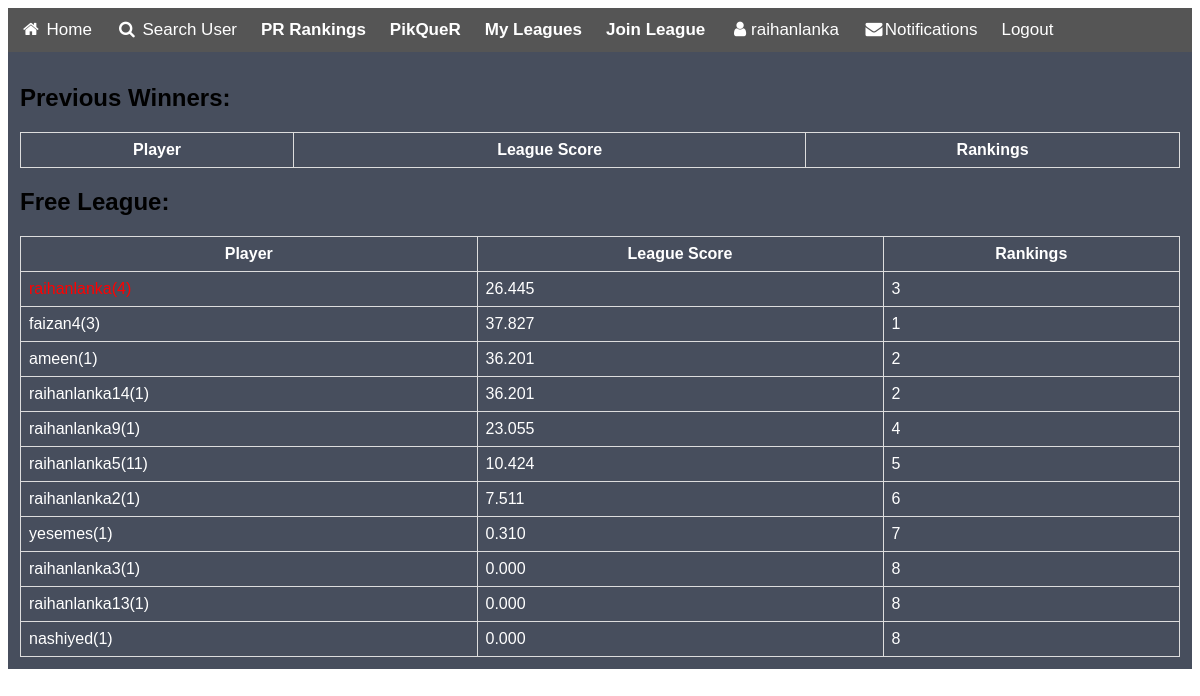
The page /Leagues/HotLeague (signed in) on the database its author committed.
### accounts/models.py (models this page shows)
class Profile(models.Model):
	username=models.OneToOneField(User,null=True,related_name='Profile',on_delete=models.CASCADE,unique=True)
	profilepicture=models.ImageField(upload_to='profilepic',default='facebook-default-no-profile-pic1.jpg')
	profilestatus = models.IntegerField(default=1,null=True)
	profilescore = models.DecimalField(default=10,decimal_places=3,max_digits=8)
	piccredits=models.DecimalField(default=2,decimal_places=1,max_digits=6)
	leaguescore=models.DecimalField(default=0,decimal_places=3,max_digits=6)
	dailyleaguescore=models.DecimalField(default=0,decimal_places=3,max_digits=6)
	def __str__(self):
		return self.username.username

### Leagues/views.py (the view)
# urls.py: re_path("HotLeague",Leagues_views.HotLeagueplayers,name="HotLeagueplayers"),
def HotLeagueplayers(request):
    requestusercategory=request.user.FreeLeagueMembers.get().category
    users=accounts_models.Profile.objects.filter(username__HotLeagueMembers__members=request.user).order_by("-leaguescore")
    previouswinners=Leagues_models.Winners.objects.filter(winnerleaguename="Hot League",category=requestusercategory)
    return render(request,"HotLeagueplayers.html",{"users":users,"previouswinners":previouswinners})

### templates/HotLeagueplayers.html (shortened to what this page needs)
{% extends 'base.html' %}
{% block content %}
<h2>Previous Winners:</h2>
{% regroup previouswinners by leaguescore as winners_list%}
<table>
  <tr>
    <th>Player</th>
    <th>League Score</th>
    <th>Rankings</th>
  </tr>
</table>
<h2>Free League:</h2>
{% regroup users by leaguescore as users_list%}
<table>
  <tr>
    <th>Player</th>
    <th>League Score</th>
    <th>Rankings</th>
  </tr>
  <tr>
    {% for i in users_list %}
    {% for each in i.list %}
    {%if each.username == request.user %}
      <td style="color:red;">{{each}}({{each.profilestatus}})</td>
      <td>{{each.leaguescore}}</td>
      <td>{{forloop.parentloop.counter}}</td>
    {%endif%}
    {%endfor%}
    {% endfor %}
  </tr>
  {% for i in users_list %}
  {% for each in i.list %}
  <tr>
    {%if each.username == request.user %}
    {%else%}
      <td style="font: bold;">{{each}}({{each.profilestatus}})</td>
      <td>{{each.leaguescore}}</td>
      <td>{{forloop.parentloop.counter}}</td>
    {%endif%}
  </tr>
    {%endfor%}
    {% endfor %}
</table>
{% endblock %}

### templates/base.html (shortened to what this page needs)
{% load static %}
<!DOCTYPE html>
<html>
<link rel="stylesheet" href="https://cdnjs.cloudflare.com/ajax/libs/font-awesome/4.7.0/css/font-awesome.min.css">
<link rel="stylesheet" href="{% static 'star-ratings/css/star-ratings.css' %}">
<link rel="stylesheet" type="text/css" href="{% static 'css/style.css' %}">
<body>
{% load notifications_tags %}
<div class="navbar">
  <a class="active" href="http://127.0.0.1:8000/Accounts/Home"><i class="fa fa-fw fa-home"></i> Home</a>
  <a href="http://127.0.0.1:8000/Accounts/Search"><i class="fa fa-fw fa-search"></i> Search User</a>
  <a href="http://127.0.0.1:8000/Accounts/Rankings"><b> PR Rankings</b></a>
  <a href="http://127.0.0.1:8000/Accounts/PicQuaR"> <b>PikQueR</b></a>
  <a href="http://127.0.0.1:8000/Leagues/League"> <b>My Leagues</b></a>
  <a href="http://127.0.0.1:8000/Leagues/JoinLeague"> <b>Join League</b></a>
  <a href="http://127.0.0.1:8000/Accounts/u/{{user}}"><i class="fa fa-fw fa-user"></i>{{request.user}}</a>
  <a href="#" class="notification"><i class="fa fa-fw fa-envelope"></i><span onclick="openNav()">Notifications</span><span class="badge">{% notifications_unread as unread_count %}{% if unread_count %}{{unread_count}}{% endif %}</span></a>
  <a href="http://127.0.0.1:8000/Accounts/Logout"> Logout</a>
</div>
<div class="main">
  {% block content %}
  {% endblock %}
</div>
</body>
</html>

### static/css/style.css (style rules this page uses)
body { font-family: Arial, Helvetica, sans-serif; }
.navbar { width: 100%; background-color: #555; overflow: auto; }
.navbar a { float: left; padding: 12px; color: white; text-decoration: none; font-size: 17px; }
.main { padding: 12px; background-color: #474e5d; font-family: Helvetica, sans-serif; }
table { font-family: arial, sans-serif; border-collapse: collapse; width: 100%; color: white; }
td, th { border: 1px solid #dddddd; padding: 8px; }
.notification { background-color: #555; color: white; text-decoration: none; padding: 15px 26px; position: relative; display: inline-block; border-radius: 2px; }

### rows shown on the page
Profile: leaguescore "26.445"
Profile: username.username "faizan4", profilestatus "3", leaguescore "37.827"
Profile: username.username "ameen", profilestatus "1", leaguescore "36.201"
Profile: username.username "raihanlanka14", profilestatus "1", leaguescore "36.201"
Profile: username.username "raihanlanka9", profilestatus "1", leaguescore "23.055"
Profile: username.username "raihanlanka5", profilestatus "11", leaguescore "10.424"
Profile: username.username "raihanlanka2", profilestatus "1", leaguescore "7.511"
Profile: username.username "yesemes", profilestatus "1", leaguescore "0.310"
Profile: username.username "raihanlanka3", profilestatus "1", leaguescore "0.000"
Profile: username.username "raihanlanka13", profilestatus "1", leaguescore "0.000"
Profile: username.username "nashiyed", profilestatus "1", leaguescore "0.000"

### other values the page prints
{{ request.user }} "raihanlanka"
